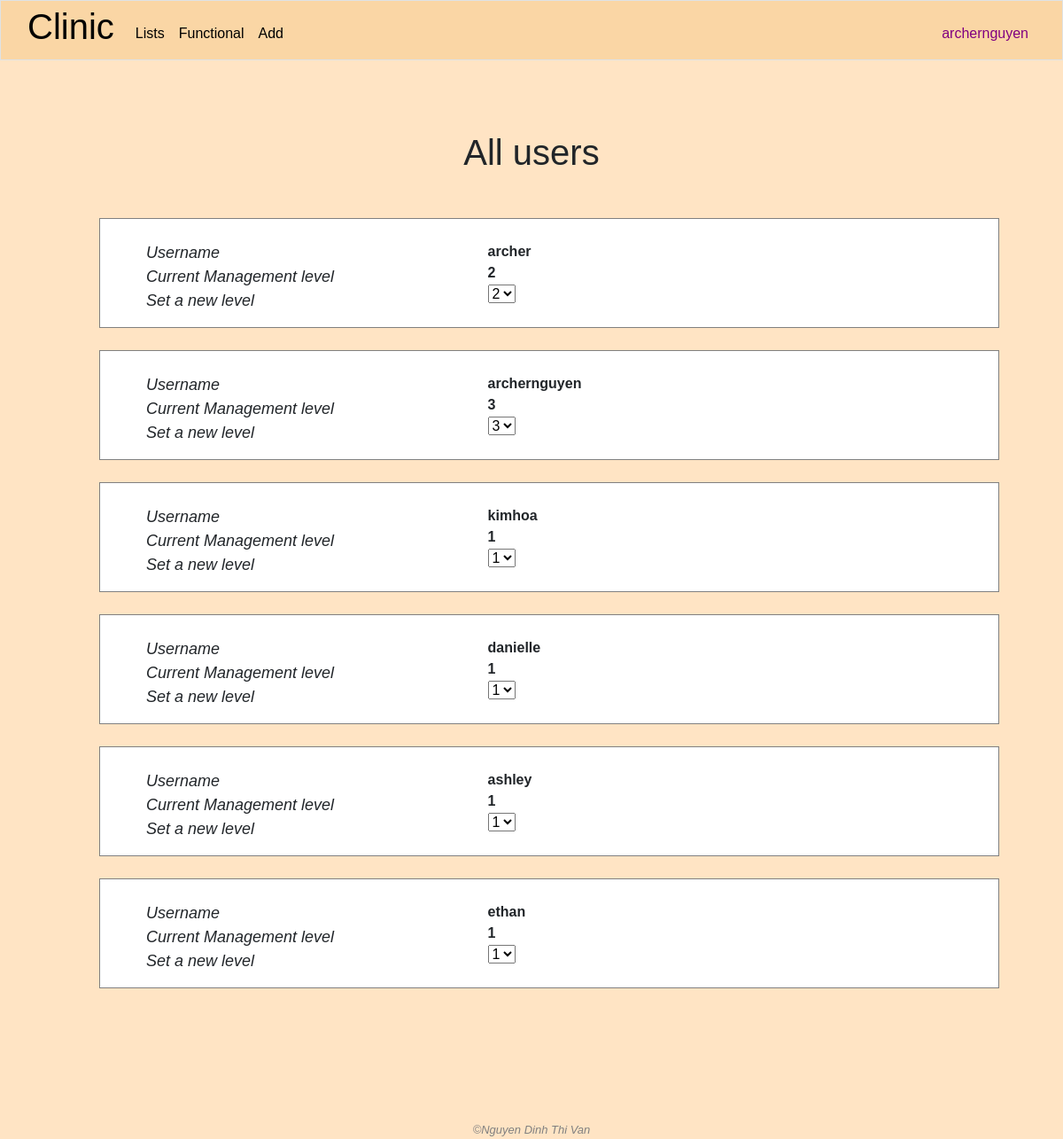
/authorize (signed in), run on the app's committed database.
### clinic/models.py (models this page shows)
class User(AbstractUser):
    class Level(models.IntegerChoices):
        LOW = 1
        MIDDLE = 2
        TOP = 3
    management_right_level = models.IntegerField(choices=Level.choices, blank=True, null=True)

### clinic/views.py (the view)
# urls.py: path('authorize', views.authorize, name='authorize'),
@login_required
@csrf_exempt
def authorize(request):
    if request.method == 'POST':
        if 'modify_user_right' not in user_right(request.user.management_right_level):
            return JsonResponse({'error': "You do not have rights to change user's level"}, status=400)
        data = json.loads(request.body)
        if data.get('new_level') is not None and data.get('chosen_user_id') is not None:
            user = User.objects.get(pk=data['chosen_user_id'])
            user.management_right_level = data['new_level']
            user.save()
        return JsonResponse({'message': 'Level changed'})
    else:
        if 'read_user_right' not in user_right(request.user.management_right_level):
            request.session['nay_message'] = "You don't have the right to visit this page"
            return HttpResponseRedirect(reverse('index'))
        modify_right = 'modify_user_right' in user_right(request.user.management_right_level)
        data_users = User.objects.all()
        return render(request, "clinic/authorize.html", {
            "data_users": data_users,
            "levels": [1, 2, 3],
            "modify_right": modify_right
        })

### clinic/helpers.py (called while the page is built)
def user_right(level):
    all_rights = [
        'read_all_service_info',
        'add_people_info',
        'read_self_add_people_info',
        'modify_people_info',
        'read_all_people_info',
        'add_service_info',
        'modify_service_info',
        'read_user_right',
        'modify_user_right'
    ]
    user_rights = []
    if level > 0:
        user_rights.extend([
            all_rights[0],
            all_rights[1],
            all_rights[2]
            ])
        if level > 1:
            user_rights.extend([
                all_rights[3],
                all_rights[4]
            ])
            if level > 2:
                user_rights.extend([
                    all_rights[5],
                    all_rights[6],
                    all_rights[7],
                    all_rights[8]
                ])
    return user_rights

### clinic/templates/clinic/authorize.html (shortened to what this page needs)
{% extends "clinic/layout.html" %}
{% load static %}
{% block main %}
    <h1 class="text-center">
        All users
    </h1>
    <div class="container">
        {% for data_user in data_users %}
            <div class="user-info" id="user{{ data_user.id }}">
                <div class="field-name">
                    <ul class="no-bullet">
                        <li><i class="i-left">Username</i></li>
                        <li><i class="i-left">Current Management level</i></li>
                        <li><i class="i-left">Set a new level</i></li>
                    </ul>
                </div>
                <div class="field-value">
                    <ul class="no-bullet">
                        <li><strong>{{ data_user.username }}</strong></li>
                        <li><strong class="current-level">{{ data_user.management_right_level }}</strong></li>
                        <li>
                            <select class="level">
                                <option selected value="{{ data_user.management_right_level }}">{{ data_user.management_right_level }}</option>
                            </select>
                        </li>
                    </ul>
                </div>
            </div>
        {% endfor %}
    </div>
{% endblock %}

### clinic/templates/clinic/layout.html (shortened to what this page needs)
{% load static %}
<!DOCTYPE html>
<html lang="en">
    <head>
        <link rel="stylesheet" href="{% static 'clinic/bootstrap.css' %}">
        <link rel="stylesheet" href="{% static 'clinic/styles.css' %}">
    </head>
    <body>
        <nav class="navbar navbar-expand-lg navbar-custom border">
            <a class="navbar-brand" href="{% url 'index' %}"><span><h1>Clinic</h1></span></a>
            <div class="collapse navbar-collapse" id="navbar">
                <ul class="navbar-nav me-auto mt-2">
                    <li class="nav-item">
                        <div class="dropdown">
                            <button class="nav-link active" type="button" id="dropdownMenuButton3" data-bs-toggle="dropdown" aria-expanded="false">
                                Lists
                            </button>
                        </div>
                    </li>
                    {% if user.is_authenticated %}
                        <li class="nav-item">
                            <a class="nav-link active">
                                Functional
                            </a>
                        </li>
                        {% if user.management_right_level >= 2 %}
                        <li class="nav-item">
                            <div class="dropdown">
                                <button class="nav-link active" type="button" id="dropdownMenuButton1" data-bs-toggle="dropdown" aria-expanded="false">
                                    Add
                                </button>
                            </div>
                        </li>
                        {% endif %}
                    {% endif %}
                </ul>
                <ul class="navbar-nav ms-auto mt-2">
                    {% if user.is_authenticated %}
                        <li class="nav-item">
                            <div class="dropdown">
                                <button class="nav-link active" style="color: purple;" type="button" id="dropdownMenuButton2" data-bs-toggle="dropdown" aria-expanded="false">
                                    {{ user.username }}
                                </button>
                            </div>
                        </li>
                    {% else %}
                        <li class="nav-item">
                            <a class="nav-link active" href="{% url 'login' %}">
                                Log in
                            </a>
                        </li>
                    {% endif %}
                </ul>
            </div>
        </nav>
        <main>{% block main %}{% endblock %}</main>
        <footer class="text-center">
            &#169;Nguyen Dinh Thi Van
        </footer>
    </body>
</html>

### clinic/static/clinic/styles.css (style rules this page uses)
body { font-family: sans-serif; }
body { color: auto; background-color: bisque; }
main { min-height: 40vh; }
footer { margin-top: 150px; font-family: sans-serif; font-size: 13px; font-style: italic; color: grey; }
.navbar-custom { padding: 0 30px; background: #FAD6A5; margin-bottom: 30px; }
.container { margin: 50px 0; }
.i-left { font-size: 18px; margin: 10px 20px; }
.no-bullet { list-style-type: none; }
.user-info { display: grid; grid-template-columns: 40% auto; margin-top: 25px; margin-left: 100px; padding-top: 25px; border: 1px solid grey; background-color: white; }

### data on the page
User: username "archernguyen", management_right_level "3"
User: username "archer", management_right_level "2"
User: username "kimhoa", management_right_level "1"
User: username "danielle", management_right_level "1"
User: username "ashley", management_right_level "1"
User: username "ethan", management_right_level "1"
